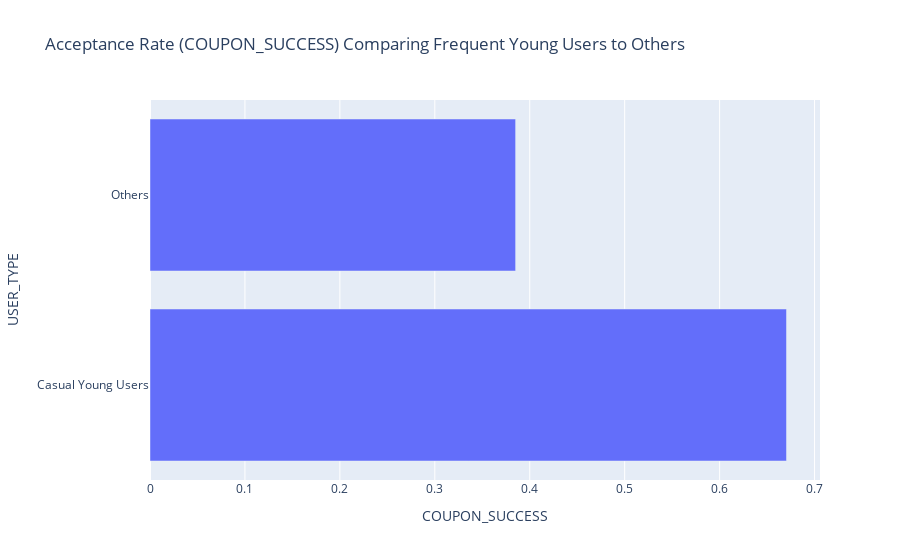

Notebook source saved alongside this figure:
### Markdown cell above
4. Compare the acceptance rate between drivers who go to a bar more than once a month and are over the age of 25 to the all others.  Is there a difference?

### Code cell
# Technically below 21 should not be required if the country was the United States as this would be illegal, but here for completeness.
under_25 = ['below21','21'] 
one_visit_a_month_or_more = ['1~3','4~8','gt8']
bar_coupon_success_for_casual_young_users = data_only_bar_coupon.query("BAR in @one_visit_a_month_or_more & AGE in @under_25")[['COUPON_SUCCESS']].mean().values[0]
bar_coupon_success_for_others = data_only_bar_coupon.query("not (BAR in @one_visit_a_month_or_more & AGE in @under_25)")[['COUPON_SUCCESS']].mean().values[0]
print(bar_coupon_success_for_frequent_user)
# Create a DataFrame from your variables
bar_coupon_comparison2 = {
    'USER_TYPE': ['Casual Young Users', 'Others'],
    'COUPON_SUCCESS': [bar_coupon_success_for_casual_young_users, bar_coupon_success_for_others]
}
print(bar_coupon_comparison2)
bar_coupon_comparison_df2 = pd.DataFrame(bar_coupon_comparison2)

# Create a bar chart with Plotly
fig2 = px.bar(bar_coupon_comparison_df2, y='USER_TYPE', x='COUPON_SUCCESS', title='Acceptance Rate (COUPON_SUCCESS) Comparing Frequent Young Users to Others')
fig2.show()

### Figure 1 — Plotly figure (JSON) as saved in the notebook; plotly's stock layout.template omitted (floating-point values rounded to 4 significant figures)
{"data": [{"alignmentgroup": "True", "hovertemplate": "COUPON_SUCCESS=%{x}<br>USER_TYPE=%{y}<extra></extra>", "legendgroup": "", "marker": {"color": "#636efa", "pattern": {"shape": ""}}, "name": "", "offsetgroup": "", "orientation": "h", "showlegend": false, "textposition": "auto", "type": "bar", "x": [0.6705, 0.3851], "xaxis": "x", "y": ["Casual Young Users", "Others"], "yaxis": "y"}], "layout": {"autosize": true, "barmode": "relative", "legend": {"tracegroupgap": 0}, "title": {"text": "Acceptance Rate (COUPON_SUCCESS) Comparing Frequent Young Users to Others"}, "xaxis": {"anchor": "y", "autorange": true, "domain": [0, 1], "range": [0, 0.7057], "title": {"text": "COUPON_SUCCESS"}, "type": "linear"}, "yaxis": {"anchor": "x", "autorange": true, "domain": [0, 1], "range": [-0.5, 1.5], "title": {"text": "USER_TYPE"}, "type": "category"}}}
